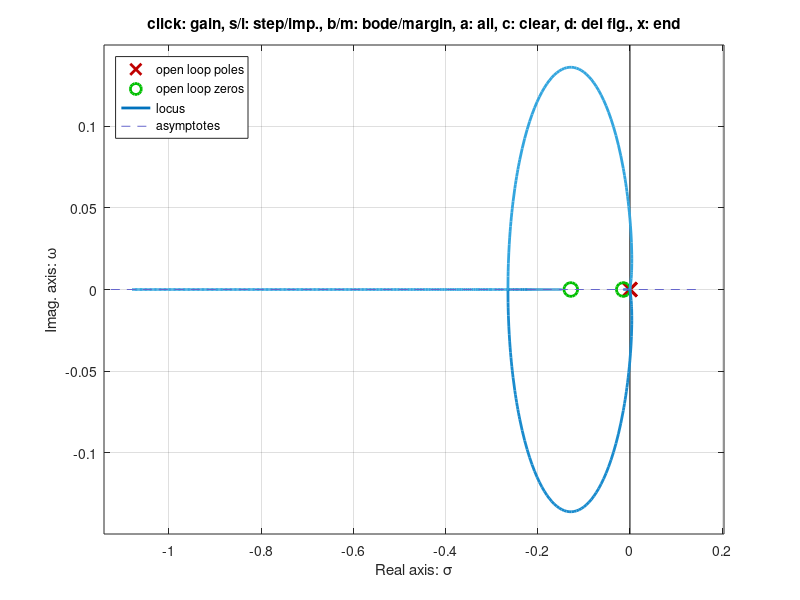
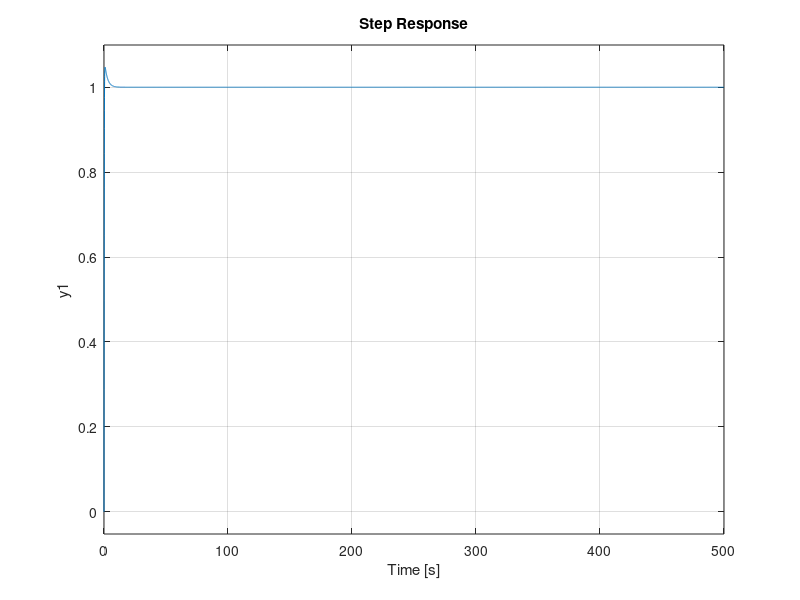
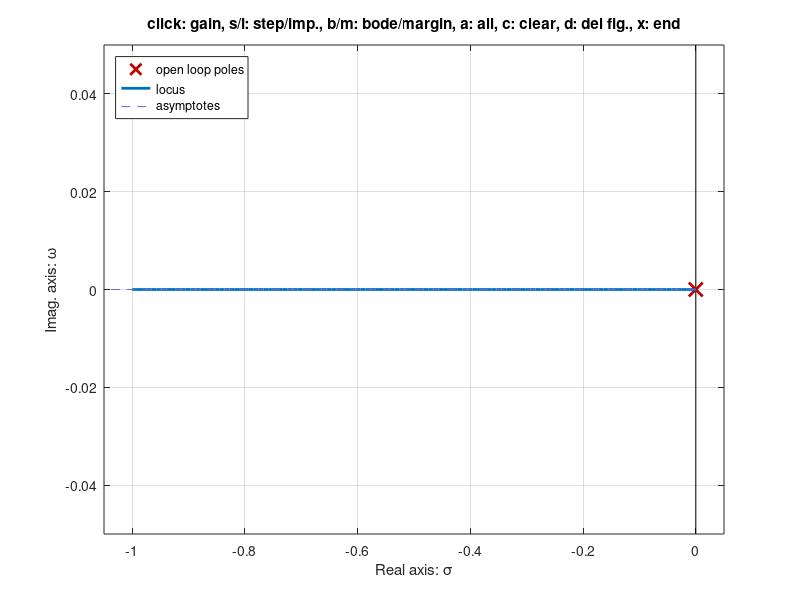
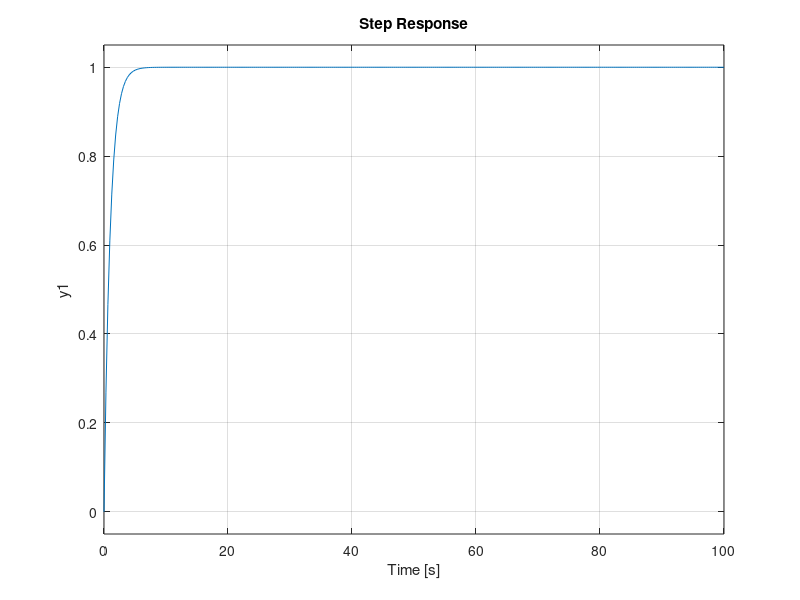

The MATLAB script that drew these images, in order:
try %octave only
  pkg load control
end
s = tf('s');
%2.2
%Visto o octave não simplificar expressões iremos usar a expressão simplificada a que chegamos
%na alínea 2.1
%Para K_theta pertencente a valores reais positivos
K_theta = 1;
OLF = K_theta/(s^2)
CLF = K_theta/(s^2 + K_theta)
%Temos o Root Locus
figure(1);
rlocusx(OLF);
%Step response da closed loop function
figure(2);
step(CLF,100);
%Os polos encontram-se no eixo dos imaginários e à medida que aumentamos o valor de K_theta os polos afastam-se de zero


%2.4
%Visto o octave não simplificar expressões iremos usar a expressão simplificada a que chegamos
%na alínea 2.3
%Para K_theta pertencente a valores reais positivos
K_w = 1;
OLF = K_w/(s)
CLF = K_w/(s + K_w)
%Temos o Root Locus
figure(3);
rlocusx(OLF);
%Step response da closed loop function
figure(4);
step(CLF,100);
%O polo encontra-se no eixo real negativo e á medida que aumentamos o valor de K_theta o polo afasta-se de zero


%2.5
%Valores atrbuidos a K's
K_theta = 1; %Ganho que será atribuido a partir do Root Locus
     %Ganhos que irão variar o Root Locus e a resposta do Closed Loop
K_w = 7;
K_i = 0.013;

%Open Loop Function
OLF = (K_w*(s^2) + K_theta*s + K_i)/(s^3)
%CLosed Loop Function
CLF = (K_w*s^2 + K_theta*s + K_i)/(s^3 + K_w*s^2 + K_theta*s + K_i);

%Root Locus
figure(1);
rlocusx(OLF);

%Step Response
K_theta = 3; %Damos valores a K_theta e verificamos o step response
CLF = (K_w*s^2 + K_theta*s + K_i)/(s^3 + K_w*s^2 + K_theta*s + K_i)
figure(2);
step(CLF);


